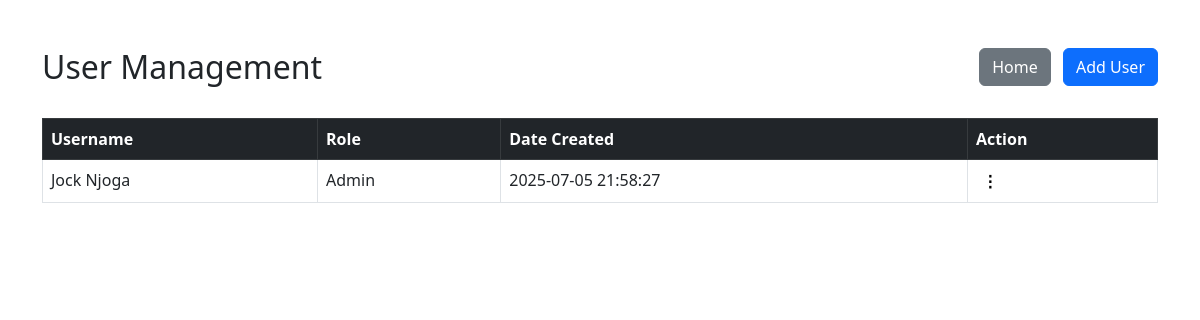
The page /APARTMENT/admin/Include/users.php (signed in) on the database its author committed.
### tables this page shows
CREATE TABLE `users` (
  `id` int(11) NOT NULL,
  `username` varchar(50) NOT NULL,
  `password` varchar(255) NOT NULL,
  `role` enum('super_admin','admin','user') NOT NULL,
  `created_at` timestamp NOT NULL DEFAULT current_timestamp(),
  `client_id` int(11) DEFAULT NULL
);

### APARTMENT/admin/Include/users.php (the view, shortened to what this page needs)
<?php
include '../config/db_connect.php';
$result = mysqli_query($conn, "SELECT * FROM users ORDER BY id DESC");
?>
<!DOCTYPE html>
<html lang="en">
<head>
    <link href="https://cdn.jsdelivr.net/npm/bootstrap@5.3.0/dist/css/bootstrap.min.css" rel="stylesheet">
</head>
<body>
<div class="container mt-5">
    <div class="d-flex justify-content-between mb-4">
        <h2>User Management</h2>
        <div>
            <a href="../index.php" class="btn btn-secondary me-2">Home</a>
            <button class="btn btn-primary" data-bs-toggle="modal" data-bs-target="#addUserModal">Add User</button>
        </div>
    </div>
    <table class="table table-bordered">
        <thead class="table-dark">
            <tr>
                <th>Username</th>
                <th>Role</th>
                <th>Date Created</th>
                <th>Action</th>
            </tr>
        </thead>
        <tbody>
        <?php while ($row = mysqli_fetch_assoc($result)): ?>
            <tr>
                <td><?= htmlspecialchars($row['username']) ?></td>
                <td><?= ucfirst($row['role']) ?></td>
                <td><?= $row['created_at'] ?></td>
                <td>
                    <div class="dropdown">
                        <button class="action-btn" data-bs-toggle="dropdown"><strong>⋮</strong></button>
                    </div>
                </td>
            </tr>
        <?php endwhile; ?>
        </tbody>
    </table>
</div>
</body>
</html>

### APARTMENT/admin/Include/users.php (style rules this page uses)
.action-btn { border: none; background: none; cursor: pointer; color: black; }

### rows shown on the page
users: username "Jock Njoga", role "Admin", created_at "2025-07-05 21:58:27"
